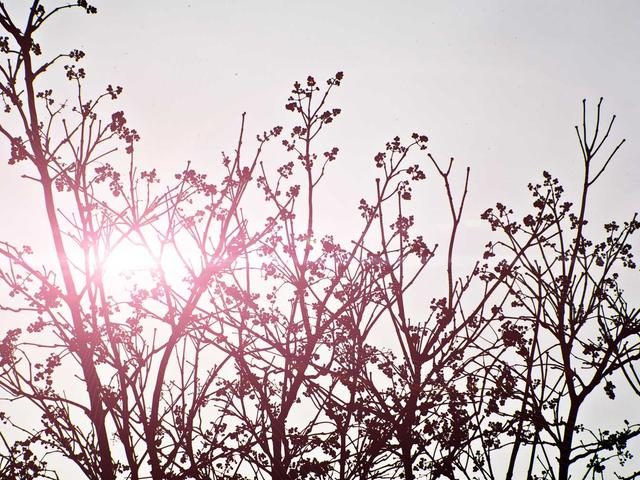
#> input picture examples/module_07/demo_images/forest_path.jpg, 640 x 480 px
$ python exposure_analyzer.py
#> lines starting #> are read from the running program, lines starting #| are printed output that depends on the picture
# components/transformers/exposure_analyzer.py

"""
ExposureAnalyzer: Measures whether a photo is well-exposed, too dark, or too bright.

Exposure is the most common reason hobbyist photos fail. This analyzer
computes mean brightness, checks for clipped highlights/shadows (pixels
stuck at pure white or pure black), and produces a normalized exposure
score and verdict.

One of three parallel analyzers in Module 07: Photo Quality Scorer.

Usage:
    from components.transformers.exposure_analyzer import ExposureAnalyzer
    from dsl.blocks import Transform

    analyzer = ExposureAnalyzer()
    node = Transform(fn=analyzer.run, name="exposure")
"""

import numpy as np


# Ideal brightness window (0=black, 1=white)
IDEAL_LOW  = 0.35
IDEAL_HIGH = 0.76

# Clipping thresholds: fraction of pixels that are pure black or pure white
CLIP_THRESHOLD = 0.08   # 5% clipped = problem


class ExposureAnalyzer:
    """
    Measures image exposure quality.

    Checks mean brightness and clipping to determine whether an image
    is well-exposed, underexposed, overexposed, or has blown highlights.

    Stateless: each image is analyzed independently.

    Input:  image dict from ImageFolderSource
    Output:
        {
            "filename":        str,
            "mean_brightness": float,   # 0.0 (black) to 1.0 (white)
            "clipped_shadows": float,   # fraction of near-black pixels
            "clipped_highlights": float, # fraction of near-white pixels
            "exposure_score":  float,   # normalized 0.0–1.0 (higher = better)
            "verdict":         str,     # "good" | "dark" | "bright" | "clipped"
            "note":            str,     # human-readable explanation
        }
    """

    def __init__(self):
        pass   # Stateless

    def run(self, image: dict) -> dict:
        """
        Measure exposure quality of one image.

        Args:
            image: Dict from ImageFolderSource containing 'gray' array

        Returns:
            Dict with exposure score and verdict
        """
        gray = image["gray"]   # values 0.0–1.0

        mean_brightness    = float(gray.mean())
        clipped_shadows    = float((gray < 0.02).mean())    # near pure black
        clipped_highlights = float((gray > 0.98).mean())    # near pure white
        total_clipped      = clipped_shadows + clipped_highlights

        # Exposure score: penalize deviation from ideal window and clipping
        brightness_score = 1.0 - min(
            abs(mean_brightness - IDEAL_LOW),
            abs(mean_brightness - IDEAL_HIGH),
            abs(mean_brightness - (IDEAL_LOW + IDEAL_HIGH) / 2) * 1.5
        ) * 2.0
        brightness_score = float(np.clip(brightness_score, 0.0, 1.0))

        clip_penalty  = float(np.clip(1.0 - total_clipped * 10, 0.0, 1.0))
        exposure_score = brightness_score * clip_penalty

        # Verdict
        if total_clipped > CLIP_THRESHOLD:
            if clipped_highlights > clipped_shadows:
                verdict = "clipped"
                note    = f"Blown highlights — {clipped_highlights*100:.1f}% of pixels are pure white"
            else:
                verdict = "clipped"
                note    = f"Crushed shadows — {clipped_shadows*100:.1f}% of pixels are pure black"
        elif mean_brightness < IDEAL_LOW:
            verdict = "dark"
            note    = f"Underexposed — mean brightness {mean_brightness:.2f} (ideal {IDEAL_LOW}–{IDEAL_HIGH})"
        elif mean_brightness > IDEAL_HIGH:
            verdict = "bright"
            note    = f"Overexposed — mean brightness {mean_brightness:.2f} (ideal {IDEAL_LOW}–{IDEAL_HIGH})"
        else:
            verdict = "good"
            note    = f"Well exposed — mean brightness {mean_brightness:.2f}"

        return {
            "filename":           image["filename"],
            "mean_brightness":    round(mean_brightness,    4),
            "clipped_shadows":    round(clipped_shadows,    4),
            "clipped_highlights": round(clipped_highlights, 4),
            "exposure_score":     round(exposure_score,     4),
            "verdict":            verdict,
            "note":               note,
        }


# ── Self-test ─────────────────────────────────────────────────────────────────
if __name__ == "__main__":
    from pathlib import Path
    from PIL import Image

    print("ExposureAnalyzer — Self Test")
    print("=" * 60)

    demo_folder = Path(__file__).parent.parent.parent / \
        "examples" / "module_07" / "demo_images"

    if not demo_folder.exists():
        print("Demo images not found. Run first:")
        print("  python3 examples/module_07/download_demo_images.py")
        exit(1)

    analyzer = ExposureAnalyzer()

    # Known verdicts for demo images
    test_cases = [
        ("forest_path.jpg",   "good"),
        ("mountain_snow.jpg", "good"),
        ("city_street.jpg",   "good"),
        ("foggy_trees.jpg",   "good"),
        ("bright_bokeh.jpg",  "bright"),
        ("night_scene.jpg",   "dark"),
    ]

    print(f"\n  {'Filename':<22}  {'Brightness':>10}  {'Score':>7}  {'Verdict':>8}  {'OK'}")
    print("  " + "-" * 62)

    passed = 0
    for filename, expected in test_cases:
        path = demo_folder / filename
        img  = Image.open(path).convert("RGB")
#> img is the input picture: PIL image 640x480 RGB; mean R, G, B 199.1, 182.7, 185.9
        gray = np.array(img, dtype=float) @ np.array([0.299, 0.587, 0.114])
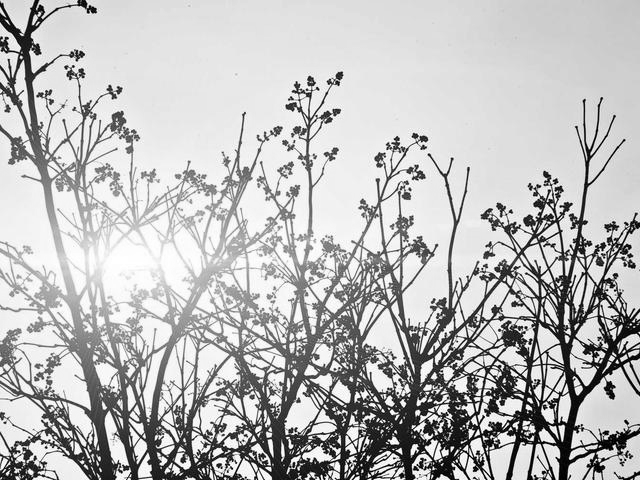
#> gray: shape (480, 640) float64; min 0, max 255, mean 188
        image_dict = {
            "filename": filename,
            "gray":     gray / 255.0,
            "pixels":   np.array(img, dtype=float) / 255.0,
            "width":    img.width,
            "height":   img.height,
            "index":    1,
            "total":    6,
        }
        result = analyzer.run(image_dict)
#> in run, `mean_brightness    = float(gray.mean())`: mean_brightness = 0.737
#> in run, `clipped_shadows    = float((gray < 0.02).mean())`: clipped_shadows = 0.00635
#> in run, `clipped_highlights = float((gray > 0.98).mean())`: clipped_highlights = 0.047
#> in run, `total_clipped      = clipped_shadows + clipped_highlights`: total_clipped = 0.0533
#> in run, `brightness_score = 1.0 - min( abs(mean_brightness - IDEAL_LOW), abs(me..`: brightness_score = 0.954
#> in run, `clip_penalty  = float(np.clip(1.0 - total_clipped * 10, 0.0, 1.0))`: clip_penalty = 0.467
#> in run, `exposure_score = brightness_score * clip_penalty`: exposure_score = 0.446
#> in run, `note    = f"Well exposed — mean brightness {mean_brightness:.2f}"`: note = 'Well exposed — mean brightness 0.74'
#> result = {'filename': 'forest_path.jpg', 'mean_brightness': 0.737, 'clipped_shadows': 0.0064, 'clipped_highlights': 0.047, 'exposure_score': 0.446, 'verdict': 'good', 'note': 'Well exposed — mean brightness 0.74'}
        ok     = result["verdict"] == expected
#> ok = True
        icon   = "✓" if ok else "✗"
#> icon = '✓'
        print(
            f"  {result['filename']:<22}  "
            f"{result['mean_brightness']:>10.4f}  "
            f"{result['exposure_score']:>7.4f}  "
            f"{result['verdict']:>8}  "
            f"{icon}"
        )
#|   forest_path.jpg             0.7372   0.4455      good  ✓
        if not ok:
            print(f"    Expected: {expected}  Note: {result['note']}")
        if ok:
            passed += 1
#> pass 2 of the loop `for filename, expected in test_cases:`:
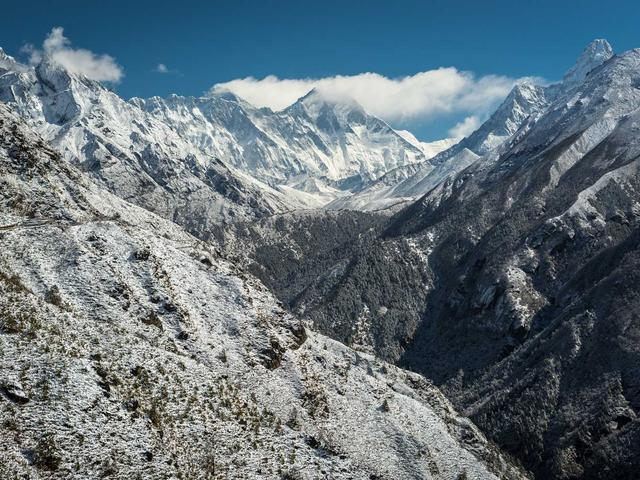
#> input picture examples/module_07/demo_images/mountain_snow.jpg, 640 x 480 px
#> img is the input picture: PIL image 640x480 RGB; mean R, G, B 99.9, 114.6, 123
#> `gray = np.array(img, dtype=float) @ np.array([0.299, 0.587, 0.114])`:
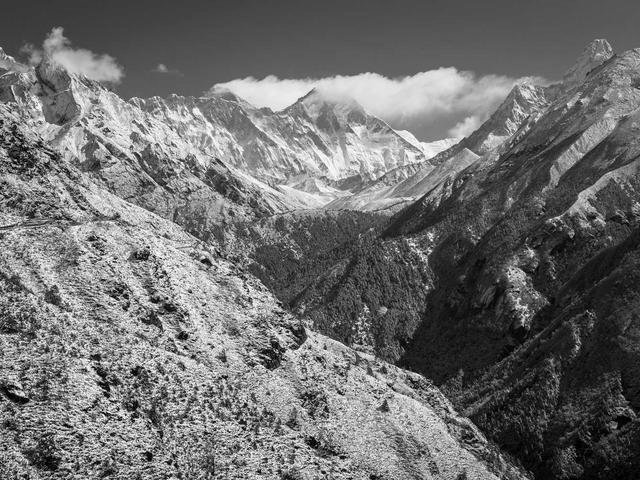
#> gray: shape (480, 640) float64; min 0, max 255, mean 111.2
#> result = {'filename': 'mountain_snow.jpg', 'mean_brightness': 0.436, 'clipped_shadows': 0.0033, 'clipped_highlights': 0.0012, 'exposure_score': 0.79, 'verdict': 'good', 'note': 'Well exposed — mean brightness 0.44'}
#|   mountain_snow.jpg           0.4360   0.7904      good  ✓
#> pass 3 of the loop `for filename, expected in test_cases:`:
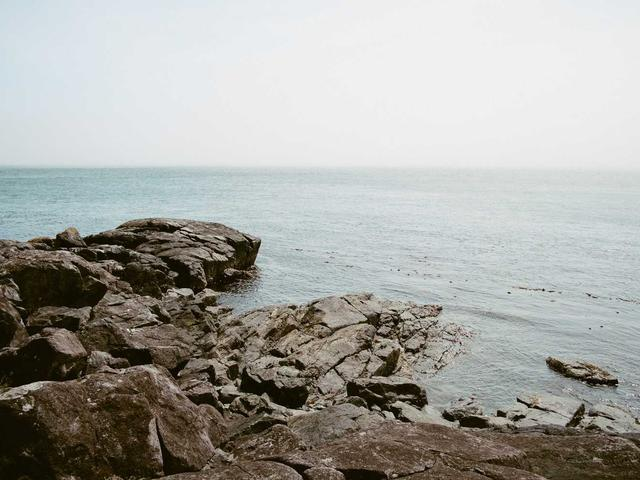
#> input picture examples/module_07/demo_images/city_street.jpg, 640 x 480 px
#> img is the input picture: PIL image 640x480 RGB; mean R, G, B 165.3, 165.1, 160.3
#> `gray = np.array(img, dtype=float) @ np.array([0.299, 0.587, 0.114])`:
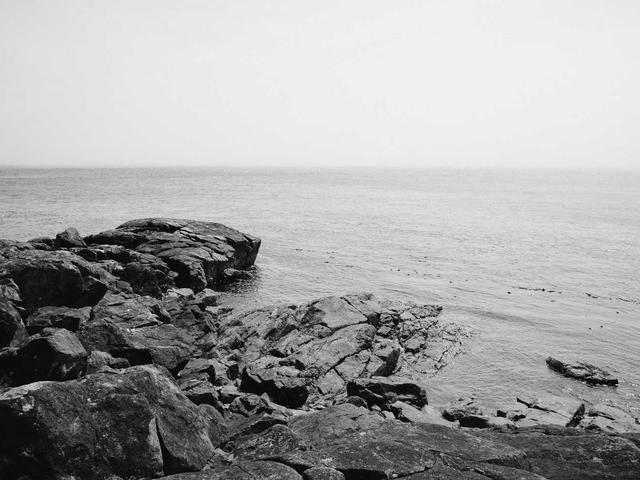
#> gray: shape (480, 640) float64; min 0.299, max 252.2, mean 164.6
#> result = {'filename': 'city_street.jpg', 'mean_brightness': 0.645, 'clipped_shadows': 0.0028, 'clipped_highlights': 0, 'exposure_score': 0.749, 'verdict': 'good', 'note': 'Well exposed — mean brightness 0.65'}
#|   city_street.jpg             0.6455   0.7494      good  ✓
#> the loop made 6 passes; the first 3 are shown

    print()
    print(f"Results: {passed}/{len(test_cases)} passed")
    if passed == len(test_cases):
        print("✓ ExposureAnalyzer working correctly")
